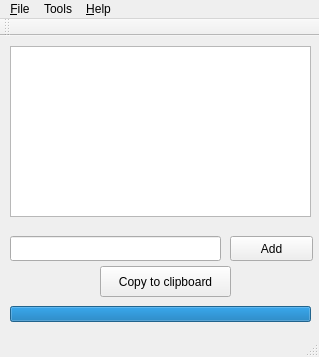
<?xml version="1.0" encoding="UTF-8"?>
<ui version="4.0">
 <class>MainWindow</class>
 <widget class="QMainWindow" name="MainWindow">
  <property name="geometry">
   <rect>
    <x>0</x>
    <y>0</y>
    <width>319</width>
    <height>357</height>
   </rect>
  </property>
  <property name="windowTitle">
   <string>Pass Dictionary</string>
  </property>
  <widget class="QWidget" name="centralWidget">
   <widget class="QListWidget" name="listPassphrases">
    <property name="geometry">
     <rect>
      <x>10</x>
      <y>10</y>
      <width>301</width>
      <height>171</height>
     </rect>
    </property>
   </widget>
   <widget class="QPushButton" name="clipboardButton">
    <property name="geometry">
     <rect>
      <x>100</x>
      <y>230</y>
      <width>131</width>
      <height>31</height>
     </rect>
    </property>
    <property name="text">
     <string>Copy to clipboard</string>
    </property>
   </widget>
   <widget class="QPushButton" name="addButton">
    <property name="geometry">
     <rect>
      <x>230</x>
      <y>200</y>
      <width>83</width>
      <height>25</height>
     </rect>
    </property>
    <property name="text">
     <string>Add</string>
    </property>
   </widget>
   <widget class="QProgressBar" name="timeoutBar">
    <property name="geometry">
     <rect>
      <x>10</x>
      <y>270</y>
      <width>301</width>
      <height>16</height>
     </rect>
    </property>
    <property name="maximum">
     <number>100</number>
    </property>
    <property name="value">
     <number>100</number>
    </property>
    <property name="format">
     <string/>
    </property>
   </widget>
   <widget class="QLineEdit" name="searchLineEdit">
    <property name="geometry">
     <rect>
      <x>10</x>
      <y>200</y>
      <width>211</width>
      <height>25</height>
     </rect>
    </property>
   </widget>
  </widget>
  <widget class="QMenuBar" name="menuBar">
   <property name="geometry">
    <rect>
     <x>0</x>
     <y>0</y>
     <width>319</width>
     <height>22</height>
    </rect>
   </property>
   <widget class="QMenu" name="menu_File">
    <property name="title">
     <string>&amp;File</string>
    </property>
    <addaction name="action_New_pass_file"/>
    <addaction name="action_Open_pass_file"/>
    <addaction name="action_Recent_files"/>
    <addaction name="separator"/>
    <addaction name="actionClose_file"/>
    <addaction name="separator"/>
    <addaction name="action_Print"/>
    <addaction name="separator"/>
    <addaction name="action_Exit"/>
   </widget>
   <widget class="QMenu" name="menuTools">
    <property name="title">
     <string>Tools</string>
    </property>
    <addaction name="action_Test"/>
   </widget>
   <widget class="QMenu" name="menu_Help">
    <property name="title">
     <string>&amp;Help</string>
    </property>
    <addaction name="action_Contents_F1"/>
    <addaction name="separator"/>
    <addaction name="actionAbout"/>
   </widget>
   <addaction name="menu_File"/>
   <addaction name="menuTools"/>
   <addaction name="menu_Help"/>
  </widget>
  <widget class="QToolBar" name="mainToolBar">
   <attribute name="toolBarArea">
    <enum>TopToolBarArea</enum>
   </attribute>
   <attribute name="toolBarBreak">
    <bool>false</bool>
   </attribute>
  </widget>
  <widget class="QStatusBar" name="statusBar"/>
  <action name="action_New_pass_file">
   <property name="text">
    <string>&amp;Gnerate new pass file...</string>
   </property>
  </action>
  <action name="action_Open_pass_file">
   <property name="text">
    <string>&amp;Open pass file...</string>
   </property>
  </action>
  <action name="action_Recent_files">
   <property name="text">
    <string>&amp;Recent files</string>
   </property>
  </action>
  <action name="actionClose_file">
   <property name="text">
    <string>&amp;Close file</string>
   </property>
  </action>
  <action name="action_Contents_F1">
   <property name="text">
    <string>&amp;Contents               F1</string>
   </property>
  </action>
  <action name="actionAbout">
   <property name="text">
    <string>&amp;About</string>
   </property>
  </action>
  <action name="action_Test">
   <property name="text">
    <string>&amp;Test</string>
   </property>
  </action>
  <action name="action_Exit">
   <property name="text">
    <string>&amp;Exit</string>
   </property>
  </action>
  <action name="action_Print">
   <property name="text">
    <string>&amp;Print...</string>
   </property>
  </action>
 </widget>
 <layoutdefault spacing="6" margin="11"/>
 <resources/>
 <connections/>
</ui>
